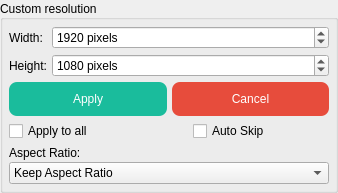
                <widget class="QGroupBox" name="groupBox_CustRes">
                 <property name="sizePolicy">
                  <sizepolicy hsizetype="Fixed" vsizetype="Preferred">
                   <horstretch>0</horstretch>
                   <verstretch>0</verstretch>
                  </sizepolicy>
                 </property>
                 <property name="maximumSize">
                  <size>
                   <width>16777215</width>
                   <height>16777215</height>
                  </size>
                 </property>
                 <property name="toolTip">
                  <string/>
                 </property>
                 <property name="title">
                  <string>Custom resolution</string>
                 </property>
                 <property name="alignment">
                  <set>Qt::AlignLeading|Qt::AlignLeft|Qt::AlignVCenter</set>
                 </property>
                 <layout class="QGridLayout" name="gridLayout_13">
                  <property name="leftMargin">
                   <number>6</number>
                  </property>
                  <property name="topMargin">
                   <number>6</number>
                  </property>
                  <property name="rightMargin">
                   <number>6</number>
                  </property>
                  <property name="bottomMargin">
                   <number>6</number>
                  </property>
                  <property name="spacing">
                   <number>5</number>
                  </property>
                  <item row="0" column="0">
                   <widget class="QLabel" name="label_18">
                    <property name="sizePolicy">
                     <sizepolicy hsizetype="Fixed" vsizetype="Preferred">
                      <horstretch>0</horstretch>
                      <verstretch>0</verstretch>
                     </sizepolicy>
                    </property>
                    <property name="text">
                     <string>Width:</string>
                    </property>
                   </widget>
                  </item>
                  <item row="6" column="0" colspan="3">
                   <layout class="QVBoxLayout" name="verticalLayout_2">
                    <property name="spacing">
                     <number>2</number>
                    </property>
                    <property name="sizeConstraint">
                     <enum>QLayout::SetDefaultConstraint</enum>
                    </property>
                    <item>
                     <widget class="QLabel" name="label_44">
                      <property name="sizePolicy">
                       <sizepolicy hsizetype="Preferred" vsizetype="Fixed">
                        <horstretch>0</horstretch>
                        <verstretch>0</verstretch>
                       </sizepolicy>
                      </property>
                      <property name="maximumSize">
                       <size>
                        <width>16777215</width>
                        <height>16777215</height>
                       </size>
                      </property>
                      <property name="toolTip">
                       <string>Choose the aspect-ratio strategy.</string>
                      </property>
                      <property name="text">
                       <string>Aspect Ratio:</string>
                      </property>
                      <property name="alignment">
                       <set>Qt::AlignLeading|Qt::AlignLeft|Qt::AlignVCenter</set>
                      </property>
                     </widget>
                    </item>
                    <item>
                     <widget class="QComboBox" name="comboBox_AspectRatio_custRes">
                       <property name="minimumSize">
                        <size>
                         <width>320</width>
                         <height>0</height>
                        </size>
                      </property>
                      <property name="toolTip">
                       <string>Choose the aspect-ratio strategy.</string>
                      </property>
                      <property name="currentIndex">
                       <number>1</number>
                      </property>
                      <item>
                       <property name="text">
                        <string>Ignore Aspect Ratio</string>
                       </property>
                      </item>
                      <item>
                       <property name="text">
                        <string>Keep Aspect Ratio</string>
                       </property>
                      </item>
                      <item>
                       <property name="text">
                        <string>Keep Aspect Ratio By Expanding</string>
                       </property>
                      </item>
                     </widget>
                    </item>
                   </layout>
                  </item>
                  <item row="1" column="0">
                   <widget class="QLabel" name="label_15">
                    <property name="sizePolicy">
                     <sizepolicy hsizetype="Fixed" vsizetype="Preferred">
                      <horstretch>0</horstretch>
                      <verstretch>0</verstretch>
                     </sizepolicy>
                    </property>
                    <property name="text">
                     <string>Height:</string>
                    </property>
                   </widget>
                  </item>
                  <item row="1" column="1" colspan="2">
                   <widget class="QSpinBox" name="spinBox_CustRes_height">
                    <property name="suffix">
                     <string> pixels</string>
                    </property>
                    <property name="minimum">
                     <number>1</number>
                    </property>
                    <property name="maximum">
                     <number>999999999</number>
                    </property>
                    <property name="value">
                     <number>1080</number>
                    </property>
                   </widget>
                  </item>
                  <item row="0" column="1" colspan="2">
                   <widget class="QSpinBox" name="spinBox_CustRes_width">
                    <property name="suffix">
                     <string> pixels</string>
                    </property>
                    <property name="minimum">
                     <number>1</number>
                    </property>
                    <property name="maximum">
                     <number>999999999</number>
                    </property>
                    <property name="value">
                     <number>1920</number>
                    </property>
                   </widget>
                  </item>
                  <item row="2" column="0" rowspan="2" colspan="3">
                   <layout class="QHBoxLayout" name="horizontalLayout">
                    <item>
                     <widget class="QPushButton" name="pushButton_CustRes_apply">
                      <property name="toolTip">
                       <string>1.Set the height and width of the resolution.
2.Select a file in the file list.
3.Click the Apply button to set the resolution.

★Scale ratio will not be applied to files which
already have custom resolution applied.★</string>
                      </property>
                      <property name="styleSheet">
                       <string notr="true">QPushButton{
background-color: rgb(26, 188, 156);
color: rgb(255, 255, 255);
border-style:outset;
border-radius:8px;
padding:10px;
}
QPushButton:hover{
background-color: rgb(29, 214, 177);
color: rgb(255, 255, 255);
border-style:outset;
border-radius:8px;
padding:10px;
}
QPushButton:pressed{
background-color: rgb(23, 173, 143);
color: rgb(255, 255, 255);
border-style:outset;
border-radius:8px;
padding:10px;
}
QPushButton:disabled{
background-color: rgb(166, 166, 166);
color: rgb(255, 255, 255);
border-style:outset;
border-radius:8px;
padding:10px;
}</string>
                      </property>
                      <property name="text">
                       <string>Apply</string>
                      </property>
                     </widget>
                    </item>
                    <item>
                     <widget class="QPushButton" name="pushButton_CustRes_cancel">
                      <property name="toolTip">
                       <string>1.Select a file in the file list.
2.Click the Cancel button to cancel the custom resolution.</string>
                      </property>
                      <property name="styleSheet">
                       <string notr="true">QPushButton{
background-color: rgb(231, 76, 60);
color: rgb(255, 255, 255);
border-style:outset;
border-radius:8px;
padding:10px;
}
QPushButton:hover{
background-color: rgb(255, 102, 64);
color: rgb(255, 255, 255);
border-style:outset;
border-radius:8px;
padding:10px;
}
QPushButton:pressed{
background-color: rgb(204, 65, 53);
color: rgb(255, 255, 255);
border-style:outset;
border-radius:8px;
padding:10px;
}
QPushButton{
background-color: rgb(231, 76, 60);
color: rgb(255, 255, 255);
border-style:outset;
border-radius:8px;
padding:10px;
}
QPushButton:hover{
background-color: rgb(255, 102, 64);
color: rgb(255, 255, 255);
border-style:outset;
border-radius:8px;
padding:10px;
}
QPushButton:disabled{
	background-color: rgb(166, 166, 166);
color: rgb(255, 255, 255);
border-style:outset;
border-radius:8px;
padding:10px;
}</string>
                      </property>
                      <property name="text">
                       <string>Cancel</string>
                      </property>
                     </widget>
                    </item>
                   </layout>
                  </item>
                  <item row="4" column="2">
                   <widget class="QCheckBox" name="checkBox_AutoSkip_CustomRes">
                    <property name="sizePolicy">
                     <sizepolicy hsizetype="Preferred" vsizetype="Fixed">
                      <horstretch>0</horstretch>
                      <verstretch>0</verstretch>
                     </sizepolicy>
                    </property>
                    <property name="toolTip">
                     <string>Automatically skip file when its resolution
is larger than the specified resolution.</string>
                    </property>
                    <property name="text">
                     <string>Auto Skip</string>
                    </property>
                   </widget>
                  </item>
                  <item row="4" column="0" colspan="2">
                   <widget class="QCheckBox" name="checkBox_custres_isAll">
                    <property name="sizePolicy">
                     <sizepolicy hsizetype="Preferred" vsizetype="Fixed">
                      <horstretch>0</horstretch>
                      <verstretch>0</verstretch>
                     </sizepolicy>
                    </property>
                    <property name="toolTip">
                     <string>Valid for all files.</string>
                    </property>
                    <property name="text">
                     <string>Apply to all</string>
                    </property>
                   </widget>
                  </item>
                 </layout>
                </widget>
